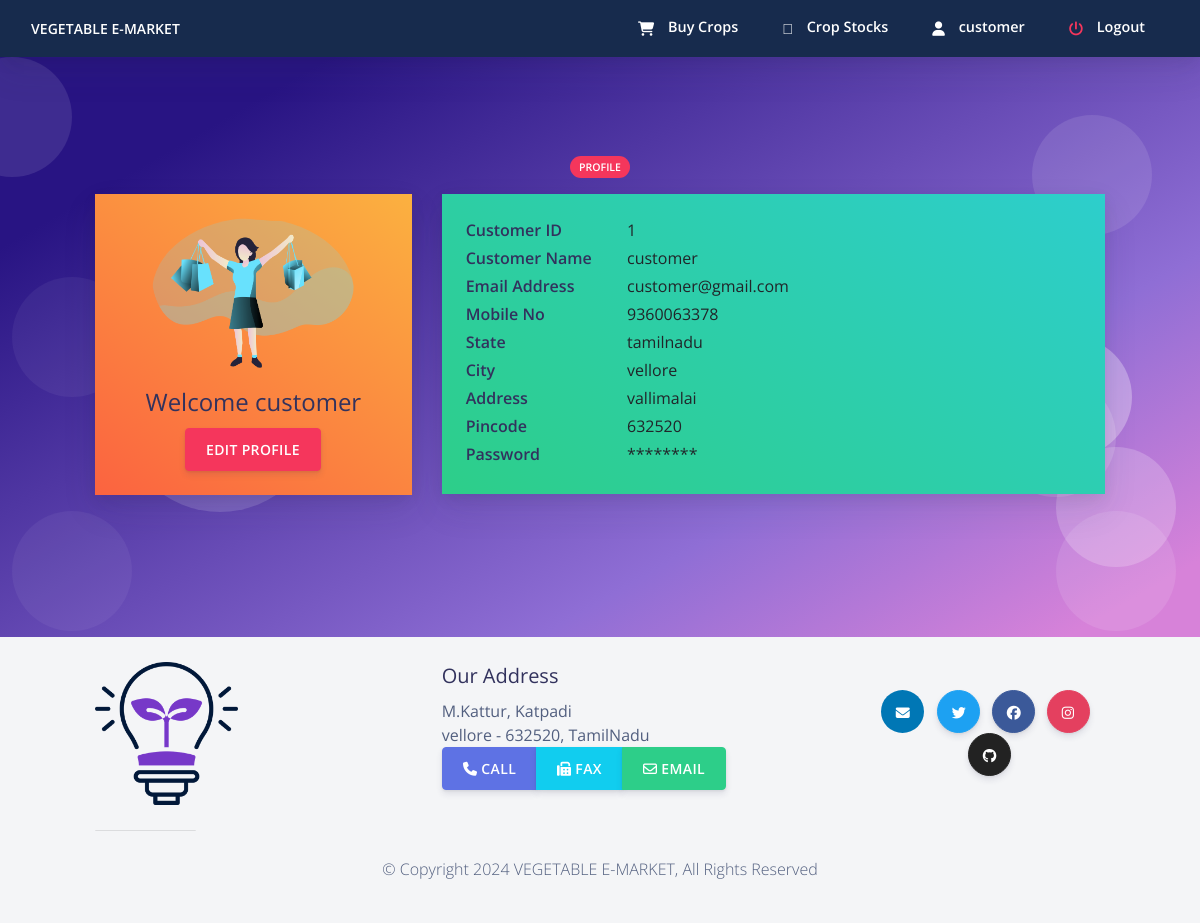
Screenshot of /customer/cprofile.php (signed in) with the database file from the repository.
### tables this page shows
CREATE TABLE IF NOT EXISTS `custlogin` (
  `cust_id` int NOT NULL AUTO_INCREMENT,
  `cust_name` varchar(255) NOT NULL,
  `password` varchar(255) NOT NULL,
  `email` varchar(255) NOT NULL,
  `address` varchar(255) NOT NULL,
  `city` varchar(255) NOT NULL,
  `pincode` varchar(255) NOT NULL,
  `state` varchar(255) NOT NULL,
  `phone_no` varchar(255) NOT NULL,
  PRIMARY KEY (`cust_id`)
);

### customer/csession.php (called while the page is built, shortened)
<?php
$conn = mysqli_connect("localhost", "root", "", "emarket");
$user_check = $_SESSION['customer_login_user'];
$query = "SELECT cust_name from custlogin where email = '$user_check'";
$ses_sql = mysqli_query($conn, $query);
$row = mysqli_fetch_assoc($ses_sql);
$login_session = $row['cust_name'];
?>

### customer/cprofile.php (the view, shortened to what this page needs)
<?php
include ('csession.php');
$query4 = "SELECT * from custlogin where email='$user_check'";
              $ses_sq4 = mysqli_query($conn, $query4);
              $row4 = mysqli_fetch_assoc($ses_sq4);
              $para1 = $row4['cust_id'];
              $para2 = $row4['cust_name'];
			  $para5 = $row4['email'];
			  $para6 = $row4['phone_no'];
			  $para7 = $row4['state'];
			  $para8 = $row4['city'];
			  $para9 = $row4['address'];
			  $para10 = $row4['pincode'];
?>
<!DOCTYPE html>
<html>
<?php include ('cheader.php');  ?>
  <body class="bg-white" id="top">
<?php include ('cnav.php');  ?>
  <section class="section section-shaped section-lg">
    <div class="shape shape-style-1 shape-primary">
      <span></span>
      <span></span>
      <span></span>
      <span></span>
      <span></span>
      <span></span>
    </div>
<div class="container ">
    	 <div class="row">
          <div class="col-md-8 mx-auto text-center">
            <span class="badge badge-danger badge-pill mb-3">Profile</span>
          </div>
        </div>
          <div class="row row-content">
            <div class="col-md-4 mb-3">
				<div class="card">
                <div class="card-body bg-gradient-warning">
                  <div class="d-flex flex-column align-items-center text-center">
                    <img src="../assets/img/customers.png" alt="student" class="rounded-circle img-fluid" width="202px">
                    <div class="mt-3">
                      <h4>                Welcome     <?php echo $login_session ?></h4>
                      		  <button data-toggle="modal" data-target="#edit" class="btn btn-danger">Edit Profile</button>
                    </div>
                  </div>
                </div>
              </div>
            </div>
                <div class="col-md-8">
              <div class="card mb-3">
                <div class="card-body bg-gradient-success">
                  <div class="row mb-1">
                    <div class="col-sm-3">
                      <h6 class="mb-0 font-weight-bold">Customer ID</h6>
                    </div>
                    <div class="col-sm-9 text-dark">
                      <?php echo $para1 ?>
                    </div>
                  </div>
                  <div class="row mb-1">
                    <div class="col-sm-3">
                      <h6 class="mb-0 font-weight-bold">Customer Name</h6>
                    </div>
                    <div class="col-sm-9 text-dark">
                      <?php echo $para2 ?>
                    </div>
                  </div>
                  <div class="row mb-1">
                    <div class="col-sm-3">
                      <h6 class="mb-0 font-weight-bold">Email Address</h6>
                    </div>
                    <div class="col-sm-9 text-dark">
                      <?php echo $para5 ?>
                    </div>
                  </div>
				    <div class="row mb-1">
                    <div class="col-sm-3">
                      <h6 class="mb-0 font-weight-bold">Mobile No</h6>
                    </div>
                    <div class="col-sm-9 text-dark">
                      <?php echo $para6 ?>
                    </div>
                  </div>
				       <div class="row mb-1">
                    <div class="col-sm-3">
                      <h6 class="mb-0 font-weight-bold">State</h6>
                    </div>
                    <div class="col-sm-9 text-dark">
                      <?php echo $para7 ?>
                    </div>
                  </div>
				       <div class="row mb-1">
                    <div class="col-sm-3">
                      <h6 class="mb-0 font-weight-bold">City</h6>
                    </div>
                    <div class="col-sm-9 text-dark">
                      <?php echo $para8 ?>
                    </div>
                  </div>
				     <div class="row mb-1">
                    <div class="col-sm-3">
                      <h6 class="mb-0 font-weight-bold">Address</h6>
                    </div>
                    <div class="col-sm-9 text-dark">
                      <?php echo $para9 ?>
                    </div>
                  </div>
				     <div class="row mb-1">
                    <div class="col-sm-3">
                      <h6 class="mb-0 font-weight-bold">Pincode</h6>
                    </div>
                    <div class="col-sm-9 text-dark">
                      <?php echo $para10 ?>
                    </div>
                  </div>
				     <div class="row mb-1">
                    <div class="col-sm-3">
                      <h6 class="mb-0 font-weight-bold">Password</h6>
                    </div>
                    <div class="col-sm-9 text-dark">
                      ********
                    </div>
                  </div>
                </div>
              </div>
            </div>
          </div>
        </div>
</section>
    <?php require("footer.php");?>
</body>
</html>

### customer/cheader.php (shortened to what this page needs)
<head>
	<link rel="stylesheet" href="https://stackpath.bootstrapcdn.com/bootstrap/4.3.1/css/bootstrap.min.css"
>
	<link rel="stylesheet" href="https://pro.fontawesome.com/releases/v5.10.0/css/all.css"
/>
	<link rel="stylesheet" href=" https://cdnjs.cloudflare.com/ajax/libs/bootstrap-social/5.1.1/bootstrap-social.min.css "/>
  <link href="https://use.fontawesome.com/releases/v5.0.6/css/all.css" rel="stylesheet">
  <link href="../assets/css/nucleo-icons.css" rel="stylesheet" />
  <link href="../assets/css/nucleo-svg.css" rel="stylesheet" />
  <link rel="stylesheet" type="text/css" href="https://cdn.datatables.net/1.12.1/css/jquery.dataTables.css">
  <link rel="stylesheet" href="../assets/css/creativetim.min.css" type="text/css">
</head>

### customer/cnav.php (shortened to what this page needs)
 <nav
   id="navbar-main"
   class="
     navbar navbar-main navbar-expand-lg
     bg-default
     navbar-light
     position-sticky
     top-0
     shadow
     py-0
   "
 >
   <div class="container-fluid">
     <ul class="navbar-nav navbar-nav-hover align-items-lg-center">
       <li class="nav-item dropdown">
         <a href="../index.php" class="navbar-brand mr-lg-5 text-white">
         VEGETABLE E-MARKET
         </a>
       </li>
     </ul>
     <div class="navbar-collapse collapse bg-default" id="navbar_global">
       <ul class="navbar-nav align-items-lg-center ml-auto topnav">
 <li class="nav-item">
           <a href="cbuy_crops.php" class="nav-link">
             <span class="text-white nav-link-inner--text font-weight-bold"
               ><i class="text-white fas fa-shopping-cart"></i> Buy Crops</span
             >
           </a>
         </li>
<li class="nav-item">
           <a href="cstock_crop.php" class="nav-link">
             <span class="text-white nav-link-inner--text font-weight-bold"
               ><i class="text-white fad fa-store-alt"></i> Crop Stocks</span
             >
           </a>
         </li>
  <li class="nav-item">
           <a href="cprofile.php" class="nav-link">
             <span class="text-white nav-link-inner--text font-weight-bold"
               ><i class="text-white fas fa-user"></i> <?php echo $para2 ?> </span
             >
           </a>
         </li>
  <li class="nav-item">
           <a href="clogout.php" class="nav-link">
             <span class="text-white nav-link-inner--text font-weight-bold"
               ><i class="text-danger fas fa-power-off"></i> Logout </span
             >
           </a>
         </li>
       </ul>
     </div>
   </div>
 </nav>

### customer/footer.php (shortened to what this page needs)
<footer class="footer">
       <div class="container">
                   <div class="row">
               <div class="col-4 col-md-2   align-self-center">
                   <img class="align-text-center img-fluid"  src="../assets/img/footer-logo.png" />
               </div>
                              <div class="offset-sm-2 col-5 ">
                   <h5>Our Address</h5>
                   <address>
	              M.Kattur, Katpadi<br>
	              vellore - 632520, TamilNadu<br>
	              <div class="btn-group text-center" role="group">
                   <a role="button" class="btn btn-primary" href="tel:+917598512650"><i class="fa fa-phone"></i> Call</a>
                   <a role="button" class="btn btn-info" href="tel:+917598512950"> <i class="fa fa-fax"></i> Fax</a>
                   <a role="button" class="btn btn-success" href="mailto:monishku6@gmail.com"> <i class="fa fa-envelope-o"></i> Email</a>
               </div>
	           </address>
               </div>
               <div class="col-12 col-md-3 align-self-center">
           <div class="social-network  text-center">
      <button target="_blank" href="/" rel="nofollow" class="btn btn-icon-only btn-linkedin rounded-circle" data-toggle="tooltip" data-original-title="Mail Us">
           <span class="btn-inner--icon"><i class="fas fa-envelope"></i></span>
         </button>
         <button target="_blank" href="/" rel="nofollow" class="btn btn-icon-only btn-twitter rounded-circle" data-toggle="tooltip" data-original-title="Follow us">
           <span class="btn-inner--icon"><i class="fab fa-twitter"></i></span>
         </button>
         <button target="_blank" href="/" rel="nofollow" class="btn-icon-only rounded-circle btn btn-facebook" data-toggle="tooltip" data-original-title="Like us">
           <span class="btn-inner--icon"><i class="fab fa-facebook"></i></span>
         </button>
         <button target="_blank" href="/" rel="nofollow" class="btn btn-icon-only btn-instagram rounded-circle" data-toggle="tooltip" data-original-title="Follow us">
           <span class="btn-inner--icon"><i class="fab fa-instagram "></i></span>
         </button>
         <button target="_blank" href="/" rel="nofollow" class="btn btn-icon-only btn-github rounded-circle" data-toggle="tooltip" data-original-title="Star on Github">
           <span class="btn-inner--icon"><i class="fab fa-github"></i></span>
         </button>
			</div>
			</div>
          </div>
	   <hr>
          <div class="row justify-content-center">
                    <div class="col-auto">
                   <p>&copy; Copyright 2024 VEGETABLE E-MARKET, All Rights Reserved </p>
               </div>
          </div>
       </div>
   </footer>

### customer/cnav.php (style rules this page uses)
.topnav a { border-bottom: 3px solid transparent; }

### rows the page displays
custlogin: cust_name "customer", cust_id "1", email "customer@gmail.com", phone_no "9360063378", state "tamilnadu", city "vellore", address "vallimalai", pincode "632520"
